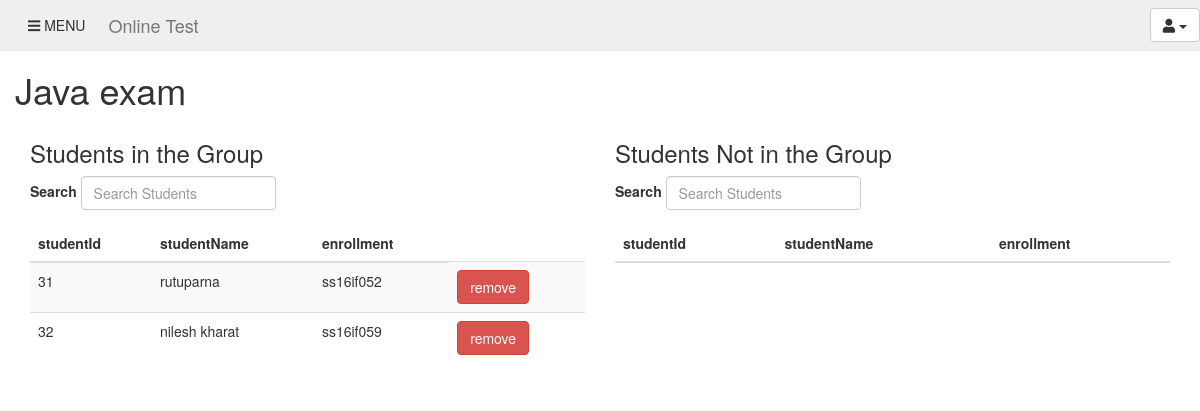
The page /project008/php/manageGroup.php?id=4 (signed in) on the database as committed earlier.
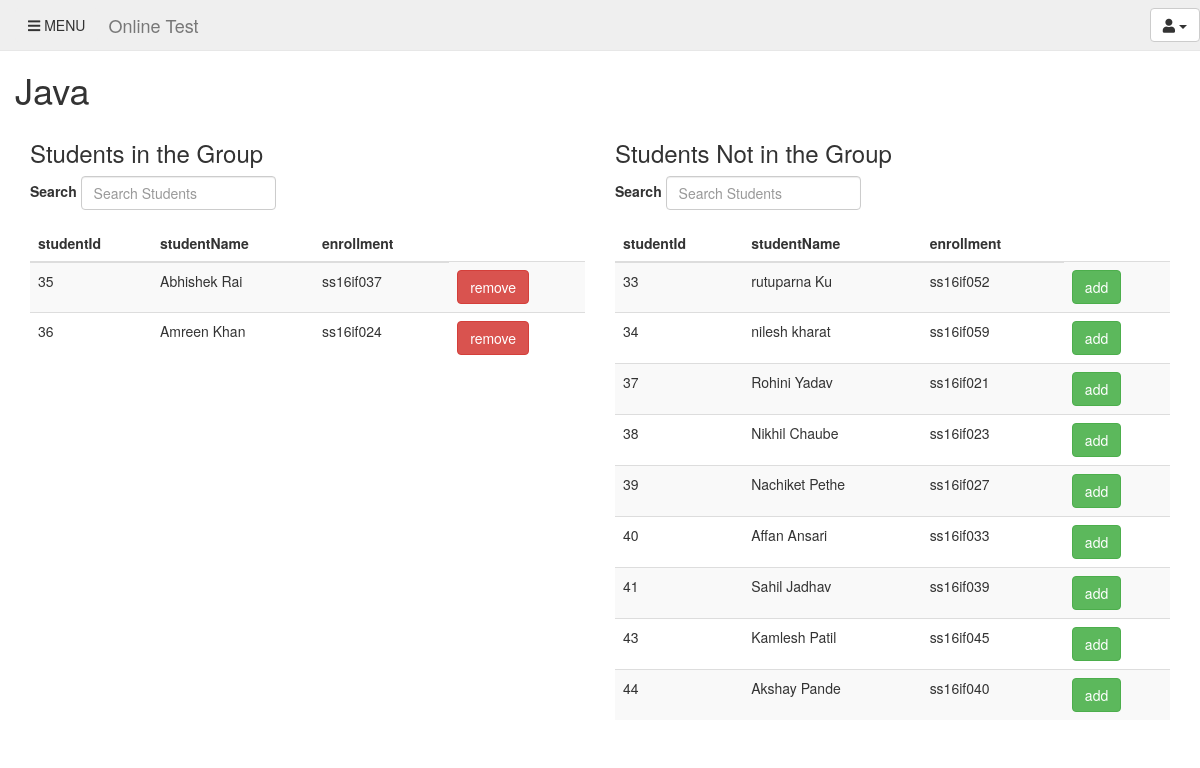
The same page on the database as committed later.
### tables this page shows
CREATE TABLE IF NOT EXISTS `groups` (
  `id` int(11) NOT NULL AUTO_INCREMENT,
  `groupName` varchar(50) NOT NULL,
  `created_by` varchar(50) DEFAULT NULL,
  PRIMARY KEY (`id`),
  KEY `created_by` (`created_by`)
);

CREATE TABLE IF NOT EXISTS `student` (
  `id` int(11) NOT NULL AUTO_INCREMENT,
  `studentName` varchar(50) NOT NULL,
  `enrollment` varchar(50) DEFAULT NULL,
  `password` varchar(50) DEFAULT NULL,
  `email` varchar(50) DEFAULT NULL,
  `added_by` varchar(50) DEFAULT NULL,
  PRIMARY KEY (`id`),
  UNIQUE KEY `enrollment` (`enrollment`),
  KEY `added_by` (`added_by`)
);

### project008/php/manageGroup.php (the view, shortened to what this page needs)
<?php
 include 'connection.php';
 	$gid=$_GET['id'];
 	$qry="SELECT groupName FROM groups WHERE id = $gid ";
 	$result3=$con->query($qry);
 	$arr=$result3->fetch_assoc();
 	$gname=$arr['groupName'];
	$q="SELECT * FROM student WHERE id IN (select studentId from studentgroup where groupId = $gid)";
	$result=$con->query($q);
	$q2="SELECT * FROM student WHERE id NOT IN (select studentId from studentgroup where groupId = $gid)";
	$result2=$con->query($q2);
 ?>
<!DOCTYPE html>
<html>
<head>
  		<link rel="stylesheet" href="https://maxcdn.bootstrapcdn.com/bootstrap/3.3.7/css/bootstrap.min.css">
  		<link rel="stylesheet" href="https://use.fontawesome.com/releases/v5.2.0/css/all.css">
		<link rel="stylesheet" type="text/css" href="http://localhost/project008/css/homepage.css">
</head>
<body>
	<div id="wrapper"  >
	<div class="main" >
			<nav class="navbar navbar-default navbar-fixed-top " id="navbar" >
				<div class="container-fluid">
					 <ul class="nav navbar-nav">
					      <li >
								<button class="btn navbar-btn" id="tgbtn"><span class="fa fa-bars" aria-hidden="true"></span>  MENU</button>
						  </li>
			    	 </ul>
					<div class="navbar-header">
						<a class="navbar-brand" href="">Online Test</a>
					</div>
					<ul class="nav navbar-nav navbar-right">
								<li class="dropdown">
									<button class="btn btn-default dropdown-toggle navbar-btn" type="button" id="menu1" data-toggle="dropdown"><span class="fa fa-user" ></span>
									<span class="caret"></span></button>
							</li>
					</ul>
				</div>
			</nav>
		<div id="content" class="container-fluid content">
			<h1><?php echo $gname; ?></h1>
			<div class="container-fluid">
				<div class="row">
					<div class="col-sm-6">
						<h3>Students in the Group</h3>
						<div class="form-group form-inline ">
						    <label >Search</label>
						    <input type="email" class="form-control" id="search1" placeholder="Search Students" name="search">
						</div>
						<table class="table table-striped" >
							<thead>
								<tr>
									<th>studentId</th>
									<th>studentName</th>
									<th>enrollment</th>
								</tr>
							</thead>
							<tbody id="table1">
								<?php
									while($row=$result->fetch_assoc())
										{
											echo "<tr >";
											echo "<td class=\"rid\">";
											echo $row['id'];
											echo "</td>";
											echo "<td >";
											echo $row['studentName'];
											echo "</td>";
											echo "<td >";
											echo $row['enrollment'];
											echo "</td>";
											echo "<td >";
											echo "<button class=\"btn btn-danger removebtn\">remove</button>";
											echo "</td>";
											echo "</tr>";
										}
								?>
							</tbody>
						</table>
					</div>
					<div class="col-sm-6">
						<h3>Students Not in the Group</h3>
						<div class="form-group form-inline ">
						    <label >Search</label>
						    <input type="email" class="form-control" id="search2" placeholder="Search Students" name="search">
						</div>
						<table class="table table-striped" >
							<thead>
								<tr>
									<th>studentId</th>
									<th>studentName</th>
									<th>enrollment</th>
								</tr>
							</thead >
							<tbody id="table2">
								<?php
									while($row2=$result2->fetch_assoc())
										{
											echo "<tr >";
											echo "<td class=\"sid\">";
											echo $row2['id'];
											echo "</td>";
											echo "<td >";
											echo $row2['studentName'];
											echo "</td>";
											echo "<td >";
											echo $row2['enrollment'];
											echo "</td>";
											echo "<td >";
											echo "<button class=\"btn btn-success addbtn \">add</button>";
											echo "</td>";
											echo "</tr>";
										}
								?>
							</tbody>
						</table>
					</div>
				</div>
			</div>
		</div>
</div>
</div>
</body>
</html>

### project008/css/homepage.css (style rules this page uses)
.navbar { background-color: #efefef; transition: 0.5s; }
.main { margin-top: 50px; transition: 0.5s; }
.navbar-header { padding-left: 10px; }

Rows that differ between the two databases and show on the page:
removed student: id "31", studentName "rutuparna", enrollment "ss16if052", shown under "Students in the Group"
removed student: id "32", studentName "nilesh kharat", enrollment "ss16if059", shown under "Students in the Group"
changed groups: groupName "Java exam" → "Java"
added student: id "35", studentName "Abhishek Rai", enrollment "ss16if037", shown under "Students in the Group"
added student: id "36", studentName "Amreen Khan", enrollment "ss16if024", shown under "Students in the Group"
added student: id "33", studentName "rutuparna Ku", enrollment "ss16if052", shown under "Students Not in the Group"
added student: id "34", studentName "nilesh kharat", enrollment "ss16if059", shown under "Students Not in the Group"
added student: id "37", studentName "Rohini Yadav", enrollment "ss16if021", shown under "Students Not in the Group"
added student: id "38", studentName "Nikhil Chaube", enrollment "ss16if023", shown under "Students Not in the Group"
added student: id "39", studentName "Nachiket Pethe", enrollment "ss16if027", shown under "Students Not in the Group"
added student: id "40", studentName "Affan Ansari", enrollment "ss16if033", shown under "Students Not in the Group"
added student: id "41", studentName "Sahil Jadhav", enrollment "ss16if039", shown under "Students Not in the Group"
added student: id "43", studentName "Kamlesh Patil", enrollment "ss16if045", shown under "Students Not in the Group"
added student: id "44", studentName "Akshay Pande", enrollment "ss16if040", shown under "Students Not in the Group"
